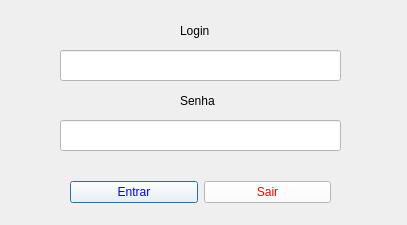
<?xml version="1.0" encoding="UTF-8"?>
<ui version="4.0">
 <class>Dialog</class>
 <widget class="QDialog" name="Dialog">
  <property name="geometry">
   <rect>
    <x>0</x>
    <y>0</y>
    <width>407</width>
    <height>225</height>
   </rect>
  </property>
  <property name="windowTitle">
   <string>LOGIN</string>
  </property>
  <property name="styleSheet">
   <string notr="true"/>
  </property>
  <widget class="QLabel" name="label">
   <property name="geometry">
    <rect>
     <x>180</x>
     <y>20</y>
     <width>51</width>
     <height>21</height>
    </rect>
   </property>
   <property name="styleSheet">
    <string notr="true">font: 12pt &quot;MS Shell Dlg 2&quot;;</string>
   </property>
   <property name="text">
    <string>Login</string>
   </property>
  </widget>
  <widget class="QLabel" name="label_2">
   <property name="geometry">
    <rect>
     <x>180</x>
     <y>90</y>
     <width>51</width>
     <height>21</height>
    </rect>
   </property>
   <property name="styleSheet">
    <string notr="true">font: 12pt &quot;MS Shell Dlg 2&quot;;</string>
   </property>
   <property name="text">
    <string>Senha</string>
   </property>
  </widget>
  <widget class="QLineEdit" name="lineEdit_2">
   <property name="geometry">
    <rect>
     <x>60</x>
     <y>120</y>
     <width>281</width>
     <height>31</height>
    </rect>
   </property>
   <property name="styleSheet">
    <string notr="true">background-color: rgb(255, 255, 255);</string>
   </property>
   <property name="text">
    <string/>
   </property>
   <property name="echoMode">
    <enum>QLineEdit::Password</enum>
   </property>
  </widget>
  <widget class="QLineEdit" name="lineEdit_3">
   <property name="geometry">
    <rect>
     <x>60</x>
     <y>50</y>
     <width>281</width>
     <height>31</height>
    </rect>
   </property>
   <property name="styleSheet">
    <string notr="true">background-color: rgb(255, 255, 255);</string>
   </property>
  </widget>
  <widget class="QWidget" name="layoutWidget">
   <property name="geometry">
    <rect>
     <x>70</x>
     <y>180</y>
     <width>261</width>
     <height>25</height>
    </rect>
   </property>
   <layout class="QHBoxLayout" name="horizontalLayout">
    <item>
     <widget class="QPushButton" name="pushButton">
      <property name="styleSheet">
       <string notr="true">background-color: rgb(255, 255, 255);
color: rgb(0, 0, 255);</string>
      </property>
      <property name="text">
       <string>Entrar</string>
      </property>
     </widget>
    </item>
    <item>
     <widget class="QPushButton" name="pushButton_2">
      <property name="styleSheet">
       <string notr="true">background-color: rgb(255, 255, 255);
color: rgb(255, 0, 0);</string>
      </property>
      <property name="text">
       <string>Sair</string>
      </property>
     </widget>
    </item>
   </layout>
  </widget>
 </widget>
 <tabstops>
  <tabstop>lineEdit_3</tabstop>
  <tabstop>lineEdit_2</tabstop>
  <tabstop>pushButton</tabstop>
  <tabstop>pushButton_2</tabstop>
 </tabstops>
 <resources/>
 <connections/>
</ui>
